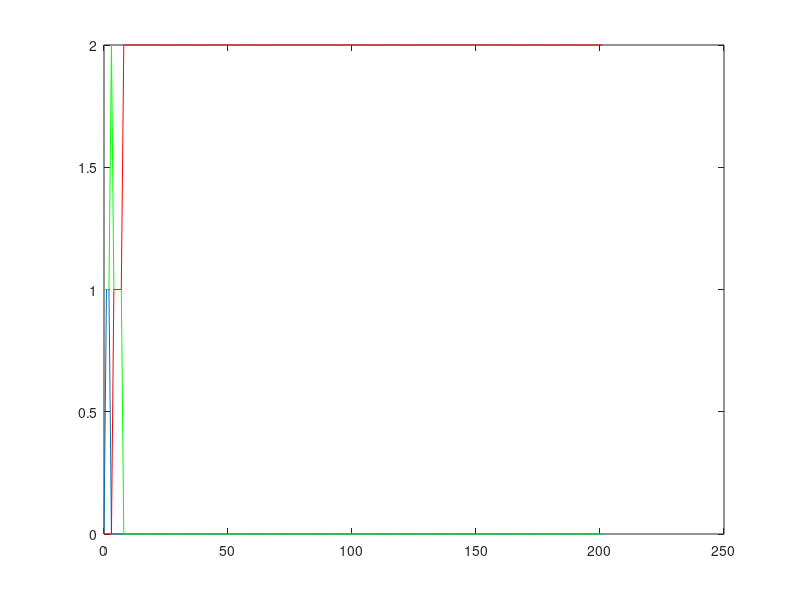

Write MATLAB code to recreate this figure.
for counter=1:1

S = [10000000];
N = S;

E = [0];
I = [1];
R = [0];
beta0 = 0.357;
beta1 = 0.2012;
q = 32;
k = 1/6.3;
gamma = 1/6.36;
tau = 50;
t = [0];
while(t(end)<200)
    time = t(end);
    St = S(end);
    Et = E(end);
    It = I(end);
    Rt = R(end);
    
    if time < tau
        beta = beta0;
    else
        beta = beta1 + (beta0-beta1)*exp(-q * (time-tau));
    end
    
    rate1 = beta*St*It/N;
    rate2 = k*Et;
    rate3 = gamma*It;
    rateT = rate1+rate2+rate3;
    deltaT = min(1/rateT,1);
    
    y = rand;
    Stp1 = St;
    Etp1 = Et;
    Itp1 = It;
    Rtp1 = Rt;
    
    if (y<=rate1*deltaT)
        if (Stp1>0)
            Stp1 = St-1;
            Etp1 = Et+1;
        end                
    elseif (y<=(rate1+rate2)*deltaT)
        if (Etp1>0)
            Etp1 = Et-1;
            Itp1 = It+1;
        end
    elseif (y<=(rate1+rate2+rate3)*deltaT)
        if (Itp1>0)
            Itp1 = It-1;
            Rtp1 = Rt+1;
        end
    end
    
    tp1 = time+deltaT;
    t = [t tp1];
    S = [S Stp1];
    E = [E Etp1];
    I = [I Itp1];
    R = [R Rtp1];
    disp(tp1)
end
disp(max(t))

    plot(t, E);
    hold on
    plot(t,I,'g');
    plot(t,R,'r');
    hold on


end



